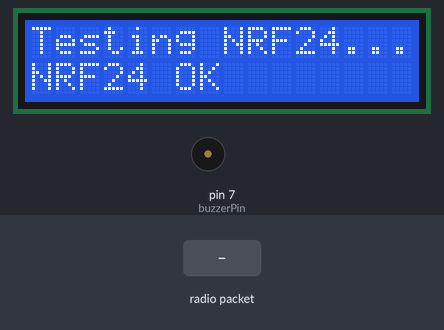
A sketch run on a simulated Arduino Uno, built with avr-gcc and run on an emulated ATmega328P. On the bench: 16×2 character LCD, buzzer (waves = sounding). The inputs (shaded band) are chosen by the test bench. No radio packets arrive unless stated; what the sketch prints to the serial monitor is not drawn.

Above: at 1.2 s.
At 5.6 s:
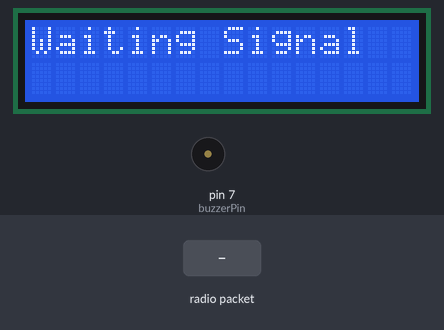
5.7 s: radio packet "1" arrives
At 6.6 s:
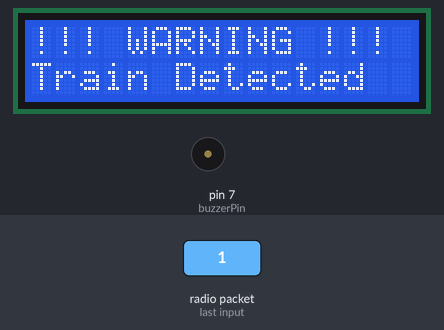
7.4 s: radio packet "0" arrives
At 7.53 s:
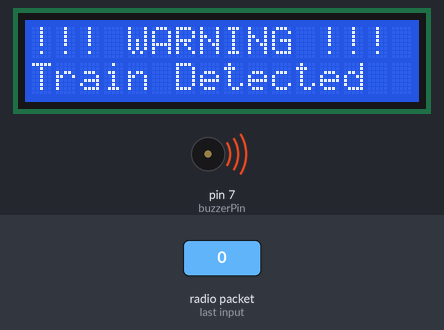
9.1 s: radio packet "2" arrives
At 13.2 s:
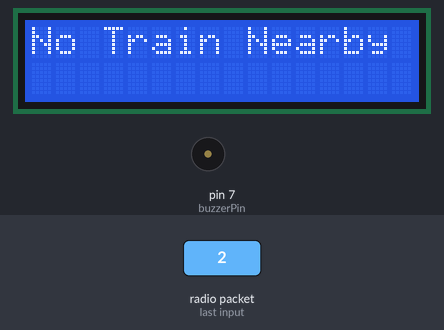
Timing chart, 0 to 14.7 s (numbered marks = the images above; inputs shaded):
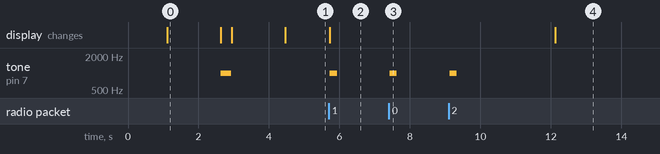

The sketch:

codeForATCWS.ino
```cpp
#include <SPI.h>
#include <nRF24L01.h>
#include <RF24.h>
#include <Wire.h>
#include <LiquidCrystal_I2C.h>

RF24 radio(9, 10); // CE = 9, CSN = 10
const byte address[6] = "00001";


LiquidCrystal_I2C lcd(0x27, 16, 2);


const int buzzerPin = 7;

unsigned long lastSendTime = 0;
bool trainDetected = false;
unsigned long lastReceiveTime = 0;

void setup() {
  Serial.begin(9600);
  pinMode(buzzerPin, OUTPUT);


  lcd.init();
  lcd.backlight();
  lcd.setCursor(0, 0);
  lcd.print("System Booting...");
  delay(1000);
  lcd.clear();


  lcd.setCursor(0, 0);
  lcd.print("Testing NRF24...");
  radio.begin();
  bool nrfStatus = radio.isChipConnected();
  if (nrfStatus) {
    lcd.setCursor(0, 1);
    lcd.print("NRF24 OK");
    Serial.println("NRF24L01 is connected.");
  } else {
    lcd.setCursor(0, 1);
    lcd.print("NRF24 FAIL");
    Serial.println("NRF24L01 not detected!");
  }
  delay(1500);
  lcd.clear();


  lcd.setCursor(0, 0);
  lcd.print("Testing Buzzer...");
  Serial.println("Testing Buzzer...");
  tone(buzzerPin, 1000);
  delay(300);
  noTone(buzzerPin);
  lcd.setCursor(0, 1);
  lcd.print("Buzzer OK");
  delay(1500);
  lcd.clear();


  radio.openReadingPipe(0, address);
  radio.setPALevel(RF24_PA_LOW);
  radio.setDataRate(RF24_250KBPS);
  radio.startListening();

  lcd.setCursor(0, 0);
  lcd.print("Waiting Signal");
}

void loop() {

  if (radio.available()) {
    char receivedMsg[32] = "";
    radio.read(&receivedMsg, sizeof(receivedMsg));

    Serial.println("Message received:");
    Serial.println(receivedMsg);

    trainDetected = true;
    lastReceiveTime = millis();
    showWarning();
  }


  if (millis() - lastSendTime > 500) {
    radio.stopListening();
    const char text[] = "ping";
    radio.openWritingPipe(address);
    radio.write(&text, sizeof(text));
    radio.startListening();
    lastSendTime = millis();
  }


  if (trainDetected && millis() - lastReceiveTime > 3000) {
    trainDetected = false;
    lcd.clear();
    lcd.setCursor(0, 0);
    lcd.print("No Train Nearby");
    noTone(buzzerPin);
  }
}

void showWarning() {
  lcd.clear();
  lcd.setCursor(0, 0);
  lcd.print("!!! WARNING !!!");
  lcd.setCursor(0, 1);
  lcd.print("Train Detected");

  tone(buzzerPin, 1000);
  delay(200);
  noTone(buzzerPin);
}
```

Measured:
- after the input at 5.7 s, tone on pin 7 (buzzerPin): silent → 1000 Hz at once, → silent 0.20 s later; the display: changes at once (image 2)
- after the input at 7.4 s, tone on pin 7 (buzzerPin): silent → 1000 Hz at once, → silent 0.20 s later
- after the input at 9.1 s, tone on pin 7 (buzzerPin): silent → 1000 Hz at once, → silent 0.20 s later
- what the display in image 0 shows lasts 1.5 s, from 1.1 s to 2.6 s
